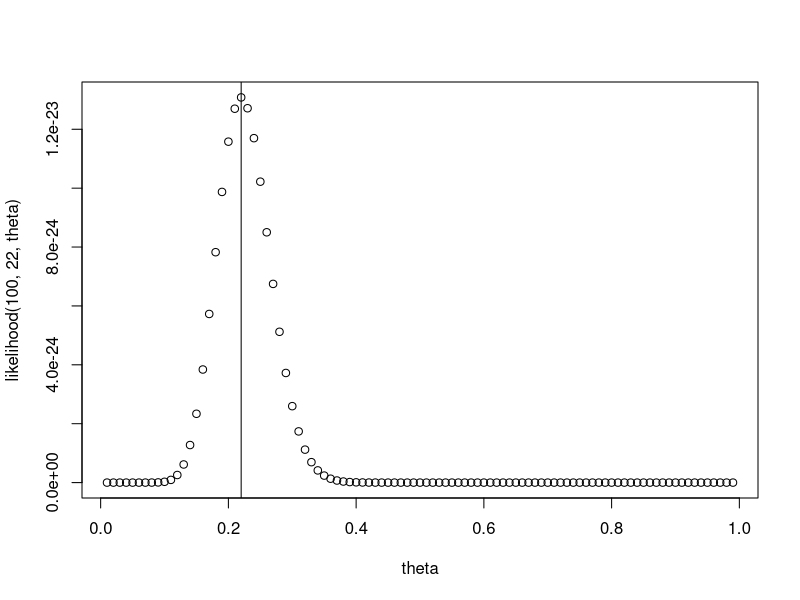

Generate this figure with R:
## ---- chunk 1
likelihood = function(n, y, theta){ return( theta^y * (1-theta)^(n-y)) }
theta = seq(from=0.01, to=0.99, by=0.01)
plot(theta, likelihood(100, 22, theta))
abline(v=.22)
